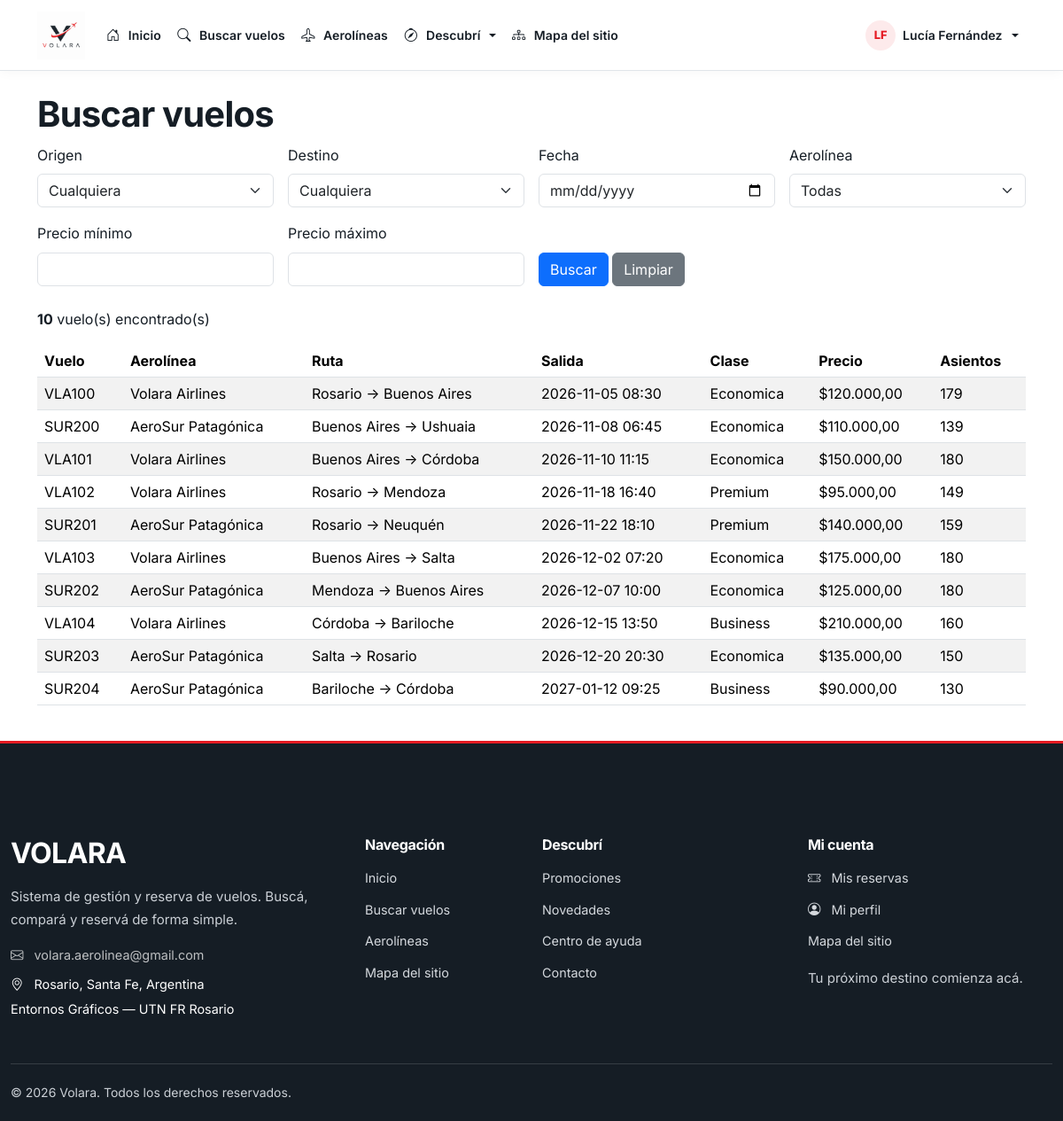
Screenshot of /Pages/User/buscarVuelos.php (signed in) with the database file from the repository.
### tables this page shows
CREATE TABLE usuarios (
    codUsuario INT UNSIGNED AUTO_INCREMENT,

    nombre VARCHAR(80) NOT NULL,
    apellido VARCHAR(80) NOT NULL,
    mail VARCHAR(150) NOT NULL,
    clave VARCHAR(255) NOT NULL,
    telefono VARCHAR(30) DEFAULT NULL,

    tipoUsuario ENUM(
        'administrador',
        'ceo aerolínea',
        'usuario'
    ) NOT NULL DEFAULT 'usuario',

    codAerolinea INT UNSIGNED DEFAULT NULL,

    estadoUsuario ENUM(
        'pendiente de validación',
        'pendiente de autorización',
        'activo',
        'rechazado'
    ) NOT NULL DEFAULT 'pendiente de validación',

    tokenValidacion VARCHAR(128) DEFAULT NULL,
    tokenRecuperacion VARCHAR(128) DEFAULT NULL,
    vencimientoToken DATETIME DEFAULT NULL,

    fechaCreacion DATETIME NOT NULL DEFAULT CURRENT_TIMESTAMP,
    fechaActualizacion DATETIME NOT NULL DEFAULT CURRENT_TIMESTAMP
        ON UPDATE CURRENT_TIMESTAMP,

    PRIMARY KEY (codUsuario),

    UNIQUE KEY uk_usuario_mail (mail),
    UNIQUE KEY uk_usuario_token_validacion (tokenValidacion),
    UNIQUE KEY uk_usuario_token_recuperacion (tokenRecuperacion),

    KEY idx_usuario_tipo (tipoUsuario),
    KEY idx_usuario_estado (estadoUsuario),
    KEY idx_usuario_aerolinea (codAerolinea),

    CONSTRAINT fk_usuario_aerolinea
        FOREIGN KEY (codAerolinea)
        REFERENCES aerolineas(codAerolinea)
        ON UPDATE CASCADE
        ON DELETE RESTRICT

);

CREATE TABLE vuelos (
    codVuelo INT UNSIGNED AUTO_INCREMENT,

    codigoVuelo VARCHAR(20) NOT NULL,

    codAerolinea INT UNSIGNED NOT NULL,

    origen VARCHAR(100) NOT NULL,
    destino VARCHAR(100) NOT NULL,

    fecha DATE NOT NULL,
    hora TIME NOT NULL,

    precio DECIMAL(10,2) NOT NULL,

    asientosTotal INT UNSIGNED NOT NULL,
    asientosDisponibles INT UNSIGNED NOT NULL,

    clase ENUM(
        'economica',
        'premium',
        'business'
    ) NOT NULL DEFAULT 'economica',

     
    activo TINYINT(1) NOT NULL DEFAULT 1,

    fechaCreacion DATETIME NOT NULL DEFAULT CURRENT_TIMESTAMP,
    fechaActualizacion DATETIME NOT NULL DEFAULT CURRENT_TIMESTAMP
        ON UPDATE CURRENT_TIMESTAMP,

    PRIMARY KEY (codVuelo),

    UNIQUE KEY uk_vuelo_codigo (codigoVuelo),

    KEY idx_vuelo_aerolinea (codAerolinea),
    KEY idx_vuelo_busqueda (origen, destino, fecha),
    KEY idx_vuelo_fecha (fecha),

    CONSTRAINT fk_vuelo_aerolinea
        FOREIGN KEY (codAerolinea)
        REFERENCES aerolineas(codAerolinea)
        ON UPDATE CASCADE
        ON DELETE RESTRICT,

    CONSTRAINT chk_vuelo_origen_destino
        CHECK (origen <> destino),

    CONSTRAINT chk_vuelo_precio
        CHECK (precio > 0),

    CONSTRAINT chk_vuelo_asientos_total
        CHECK (asientosTotal > 0),

    CONSTRAINT chk_vuelo_asientos_disponibles
        CHECK (
            asientosDisponibles >= 0
            AND asientosDisponibles <= asientosTotal
        )

);

CREATE TABLE aerolineas (
    codAerolinea INT UNSIGNED AUTO_INCREMENT,
    codigoIATA CHAR(3) NOT NULL,
    nombre VARCHAR(120) NOT NULL,
    pais VARCHAR(100) NOT NULL,

    PRIMARY KEY (codAerolinea),

    UNIQUE KEY uk_aerolinea_iata (codigoIATA),
    UNIQUE KEY uk_aerolinea_nombre (nombre)

);

### Includes/functions.php (called while the page is built, shortened)
<?php
function conectarDB(): PDO
{
    $host = 'localhost';
    $dbname = 'volara_db';
    $usuario = 'root';
    $clave = '';
    $dsn = "mysql:host=$host;dbname=$dbname;charset=utf8mb4";
    try {
        $conexion = new PDO($dsn, $usuario, $clave);
        $conexion->setAttribute(
            PDO::ATTR_ERRMODE,
            PDO::ERRMODE_EXCEPTION
        );
        return $conexion;
    } catch (PDOException $e) {
        die('Error al conectar con la base de datos.');
    }
}
function usuarioActual(): array
{
    $conexion = conectarDB();
    $sql = "
        SELECT
            codUsuario,
            nombre,
            apellido,
            mail,
            telefono,
            tipoUsuario,
            codAerolinea,
            estadoUsuario
        FROM usuarios
        WHERE codUsuario = :codUsuario
    ";
    $consulta = $conexion->prepare($sql);
    $consulta->execute([
        'codUsuario' => $_SESSION['codUsuario']
    ]);
    $usuario = $consulta->fetch(PDO::FETCH_ASSOC);
    return $usuario;
}

### Pages/User/buscarVuelos.php (the view, shortened to what this page needs)
<?php
require_once __DIR__ . '/../../Includes/functions.php';
$conexion = conectarDB();
$errores = [];
$fecha = trim($_GET['fecha'] ?? '');
$precioMin = trim($_GET['precio_min'] ?? '');
$precioMax = trim($_GET['precio_max'] ?? '');
$vuelos = [];
if (empty($errores)) {
    $where = [
        'TIMESTAMP(v.fecha, v.hora) > NOW()',
        'v.asientosDisponibles > 0',
    ];
    $params = [];
    $condiciones = implode(' AND ', $where);
    $consulta = $conexion->prepare(
        "SELECT v.codVuelo, v.codigoVuelo, v.origen, v.destino, v.fecha, v.hora,
                v.precio, v.clase, v.asientosDisponibles,
                a.nombre AS aerolinea
         FROM vuelos v
         INNER JOIN aerolineas a ON a.codAerolinea = v.codAerolinea
         WHERE $condiciones
         ORDER BY v.fecha, v.hora, v.precio"
    );
    $consulta->execute($params);
    $vuelos = $consulta->fetchAll(PDO::FETCH_ASSOC);
}
require_once __DIR__ . '/../../Includes/navbar.php';
require_once __DIR__ . '/../../Includes/header.php';
?>
<main class="container my-4">
    <h1>Buscar vuelos</h1>
    <form method="get" class="row g-3 align-items-end mb-4">
        <div class="col-md-3">
            <label for="origen" class="form-label">Origen</label>
            <select class="form-select" id="origen" name="origen">
                <option value="">Cualquiera</option>
            </select>
        </div>
        <div class="col-md-3">
            <label for="destino" class="form-label">Destino</label>
            <select class="form-select" id="destino" name="destino">
                <option value="">Cualquiera</option>
            </select>
        </div>
        <div class="col-md-3">
            <label for="fecha" class="form-label">Fecha</label>
            <input type="date" class="form-control" id="fecha" name="fecha"
                   min="<?= date('Y-m-d') ?>" value="<?= htmlspecialchars($fecha) ?>">
        </div>
        <div class="col-md-3">
            <label for="aerolinea" class="form-label">Aerolínea</label>
            <select class="form-select" id="aerolinea" name="aerolinea">
                <option value="0">Todas</option>
            </select>
        </div>
        <div class="col-md-3">
            <label for="precio_min" class="form-label">Precio mínimo</label>
            <input type="number" class="form-control" id="precio_min" name="precio_min"
                   min="0" step="1000" value="<?= htmlspecialchars($precioMin) ?>">
        </div>
        <div class="col-md-3">
            <label for="precio_max" class="form-label">Precio máximo</label>
            <input type="number" class="form-control" id="precio_max" name="precio_max"
                   min="0" step="1000" value="<?= htmlspecialchars($precioMax) ?>">
        </div>
        <div class="col-md-6">
            <button type="submit" class="btn btn-primary">Buscar</button>
            <a href="buscarVuelos.php" class="btn btn-secondary">Limpiar</a>
        </div>
    </form>
    <?php if (empty($errores)): ?>
        <?php if (empty($vuelos)): ?>
            <div class="alert alert-info">No encontramos vuelos con esos criterios.</div>
        <?php else: ?>
            <p><strong><?= count($vuelos) ?></strong> vuelo(s) encontrado(s)</p>
            <table class="table table-striped">
                <thead>
                    <tr>
                        <th>Vuelo</th>
                        <th>Aerolínea</th>
                        <th>Ruta</th>
                        <th>Salida</th>
                        <th>Clase</th>
                        <th>Precio</th>
                        <th>Asientos</th>
                    </tr>
                </thead>
                <tbody>
                    <?php foreach ($vuelos as $vuelo): ?>
                        <tr>
                            <td><?= htmlspecialchars($vuelo['codigoVuelo']) ?></td>
                            <td><?= htmlspecialchars($vuelo['aerolinea']) ?></td>
                            <td><?= htmlspecialchars($vuelo['origen'] . ' → ' . $vuelo['destino']) ?></td>
                            <td><?= htmlspecialchars($vuelo['fecha'] . ' ' . substr($vuelo['hora'], 0, 5)) ?></td>
                            <td><?= htmlspecialchars(ucfirst($vuelo['clase'])) ?></td>
                            <td>$<?= number_format((float) $vuelo['precio'], 2, ',', '.') ?></td>
                            <td><?= (int) $vuelo['asientosDisponibles'] ?></td>
                        </tr>
                    <?php endforeach; ?>
                </tbody>
            </table>
        <?php endif; ?>
    <?php endif; ?>
</main>
<?php require_once __DIR__ . '/../../Includes/footer.php'; ?>

### Includes/navbar.php (shortened to what this page needs)
<?php
require_once __DIR__ . '/functions.php';
$baseUrl = rtrim(BASE_URL, '/');
$urlInicio       = $baseUrl . '/Pages/Publico/index.php';
$urlVuelos       = $baseUrl . '/Pages/Publico/vuelos.php';
$urlAerolineas   = $baseUrl . '/Pages/Publico/aerolineas.php';
$urlMapa         = $baseUrl . '/Pages/Publico/mapa-sitio.php';
$escapar = static function ($valor): string {
    return htmlspecialchars(
        (string) $valor,
        ENT_QUOTES,
        'UTF-8'
    );
};
$estaLogueado = !empty($_SESSION['codUsuario']);
$usuario = [];
if ($estaLogueado && function_exists('usuarioActual')) {
    $datosUsuario = usuarioActual();
    if (is_array($datosUsuario)) {
        $usuario = $datosUsuario;
    }
}
$nombreUsuario = trim((string) (
    $usuario['nombre']
    ?? $_SESSION['nombre']
    ?? ''
));
$apellidoUsuario = trim((string) (
    $usuario['apellido']
    ?? $_SESSION['apellido']
    ?? ''
));
$nombreMostrar = trim(
    $nombreUsuario . ' ' . $apellidoUsuario
);
$primeraInicial = function_exists('mb_substr')
    ? mb_substr($nombreUsuario, 0, 1, 'UTF-8')
    : substr($nombreUsuario, 0, 1);
$segundaInicial = function_exists('mb_substr')
    ? mb_substr($apellidoUsuario, 0, 1, 'UTF-8')
    : substr($apellidoUsuario, 0, 1);
$iniciales = strtoupper(
    $primeraInicial . $segundaInicial
);
$rutaActual = parse_url(
    $_SERVER['REQUEST_URI'] ?? '',
    PHP_URL_PATH
) ?: '';
$rutaNormalizada = strtolower(
    str_replace('\\', '/', $rutaActual)
);
$paginaActual = strtolower(
    basename($rutaNormalizada)
);
$esPaginaPublica = str_contains(
    $rutaNormalizada,
    '/pages/publico/'
);
$claseActiva = static function (bool $condicion): string {
    return $condicion ? ' active' : '';
};
?>
<nav
    class="navbar navbar-expand-xl volara-navbar"
    aria-label="Navegación principal"
>
    <div class="container">
        <a
            class="navbar-brand"
            href="<?= $escapar($urlInicio) ?>"
            aria-label="VOLARA - Inicio"
        >
            <img
                src="<?= $escapar(
                    $baseUrl . '/Assets/Imagenes/Volara-Sistema_de_aerolineas.png'
                ) ?>"
                alt="Logo de VOLARA"
                width="54"
                height="54"
            >
        </a>
        <div class="collapse navbar-collapse" id="volaraNav">
            <ul class="navbar-nav me-auto mb-2 mb-xl-0">
                <li class="nav-item">
                    <a
                        class="nav-link<?= $claseActiva(
                            $paginaActual === 'index.php' && $esPaginaPublica
                        ) ?>"
                        href="<?= $escapar($urlInicio) ?>"
                        <?= $paginaActual === 'index.php' && $esPaginaPublica
                            ? 'aria-current="page"'
                            : '' ?>
                    >
                        <i class="bi bi-house-door me-1" aria-hidden="true"></i>
                        Inicio
                    </a>
                </li>
                <li class="nav-item">
                    <a
                        class="nav-link<?= $claseActiva(
                            $paginaActual === 'vuelos.php' && $esPaginaPublica
                        ) ?>"
                        href="<?= $escapar($urlVuelos) ?>"
                        <?= $paginaActual === 'vuelos.php' && $esPaginaPublica
                            ? 'aria-current="page"'
                            : '' ?>
                    >
                        <i class="bi bi-search me-1" aria-hidden="true"></i>
                        Buscar vuelos
                    </a>
                </li>
                <li class="nav-item">
                    <a
                        class="nav-link<?= $claseActiva(
                            $paginaActual === 'aerolineas.php' && $esPaginaPublica
                        ) ?>"
                        href="<?= $escapar($urlAerolineas) ?>"
                        <?= $paginaActual === 'aerolineas.php' && $esPaginaPublica
                            ? 'aria-current="page"'
                            : '' ?>
                    >
                        <i class="bi bi-airplane me-1" aria-hidden="true"></i>
                        Aerolíneas
                    </a>
                </li>
                <?php
                $paginasDescubre = [
                    'promociones.php',
                    'novedades.php',
                    'ayuda.php',
                    'contacto.php'
                ];
                $descubreActivo = $esPaginaPublica
                    && in_array($paginaActual, $paginasDescubre, true);
                ?>
                <li class="nav-item dropdown">
                    <a
                        class="nav-link dropdown-toggle<?= $claseActiva($descubreActivo) ?>"
                        href="#"
                        role="button"
                        data-bs-toggle="dropdown"
                        aria-expanded="false"
                    >
                        <i class="bi bi-compass me-1" aria-hidden="true"></i>
                        Descubrí
                    </a>
                </li>
                <li class="nav-item">
                    <a
                        class="nav-link<?= $claseActiva(
                            $paginaActual === 'mapa-sitio.php'
                        ) ?>"
                        href="<?= $escapar($urlMapa) ?>"
                        <?= $paginaActual === 'mapa-sitio.php'
                            ? 'aria-current="page"'
                            : '' ?>
                    >
                        <i class="bi bi-diagram-3 me-1" aria-hidden="true"></i>
                        Mapa del sitio
                    </a>
                </li>
            </ul>
            <ul class="navbar-nav ms-auto align-items-xl-center gap-xl-1">
                <?php if ($estaLogueado): ?>
                    <li class="nav-item dropdown user-menu">
                        <a
                            class="nav-link dropdown-toggle d-flex align-items-center gap-2"
                            href="#"
                            role="button"
                            data-bs-toggle="dropdown"
                            aria-expanded="false"
                        >
                            <span class="user-avatar" aria-hidden="true">
                                <?= $escapar($iniciales) ?>
                            </span>
                            <span class="user-name">
                                <?= $escapar(
                                    $nombreMostrar !== ''
                                        ? $nombreMostrar
                                        : 'Mi cuenta'
                                ) ?>
                            </span>
                        </a>
                    </li>
                <?php endif; ?>
            </ul>
        </div>
    </div>
</nav>

### rows the page displays
usuarios: $escapar($iniciales) "LF", nombre+apellido "Lucía Fernández"
vuelos: codigoVuelo "VLA100", codAerolinea.nombre "Volara Airlines", origen+destino "Rosario → Buenos Aires", fecha+hora "2026-11-05 08:30", clase "Economica", precio "120.000,00", asientosDisponibles "179"
vuelos: codigoVuelo "SUR200", codAerolinea.nombre "AeroSur Patagónica", origen+destino "Buenos Aires → Ushuaia", fecha+hora "2026-11-08 06:45", clase "Economica", precio "110.000,00", asientosDisponibles "139"
vuelos: codigoVuelo "VLA101", codAerolinea.nombre "Volara Airlines", origen+destino "Buenos Aires → Córdoba", fecha+hora "2026-11-10 11:15", clase "Economica", precio "150.000,00", asientosDisponibles "180"
vuelos: codigoVuelo "VLA102", codAerolinea.nombre "Volara Airlines", origen+destino "Rosario → Mendoza", fecha+hora "2026-11-18 16:40", clase "Premium", precio "95.000,00", asientosDisponibles "149"
vuelos: codigoVuelo "SUR201", codAerolinea.nombre "AeroSur Patagónica", origen+destino "Rosario → Neuquén", fecha+hora "2026-11-22 18:10", clase "Premium", precio "140.000,00", asientosDisponibles "159"
vuelos: codigoVuelo "VLA103", codAerolinea.nombre "Volara Airlines", origen+destino "Buenos Aires → Salta", fecha+hora "2026-12-02 07:20", clase "Economica", precio "175.000,00", asientosDisponibles "180"
vuelos: codigoVuelo "SUR202", codAerolinea.nombre "AeroSur Patagónica", origen+destino "Mendoza → Buenos Aires", fecha+hora "2026-12-07 10:00", clase "Economica", precio "125.000,00", asientosDisponibles "180"
vuelos: codigoVuelo "VLA104", codAerolinea.nombre "Volara Airlines", origen+destino "Córdoba → Bariloche", fecha+hora "2026-12-15 13:50", clase "Business", precio "210.000,00", asientosDisponibles "160"
vuelos: codigoVuelo "SUR203", codAerolinea.nombre "AeroSur Patagónica", origen+destino "Salta → Rosario", fecha+hora "2026-12-20 20:30", clase "Economica", precio "135.000,00", asientosDisponibles "150"
vuelos: codigoVuelo "SUR204", codAerolinea.nombre "AeroSur Patagónica", origen+destino "Bariloche → Córdoba", fecha+hora "2027-01-12 09:25", clase "Business", precio "90.000,00", asientosDisponibles "130"

### other values shown
count($vuelos) "10"
